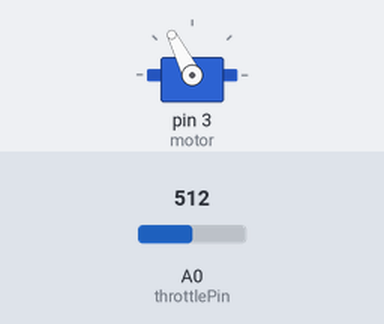
Simulated run of this program. Board: Arduino Uno, built with avr-gcc and run on an emulated ATmega328P. On the bench: servo. Inputs (shaded band) come from the test bench; at power-on: A0 (throttlePin) = 512.

Above: at 1.2 s.
1.3 s: A0 (throttlePin) set to 716
At 2.2 s:
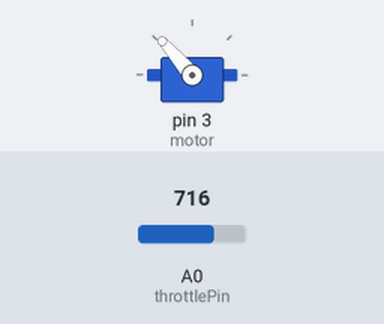
3.2 s: A0 (throttlePin) set to 900
At 3.35 s:
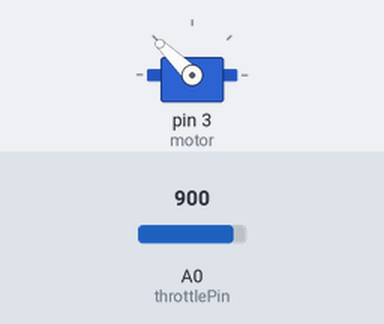
5.0 s: A0 (throttlePin) set to 511
At 6.3 s:
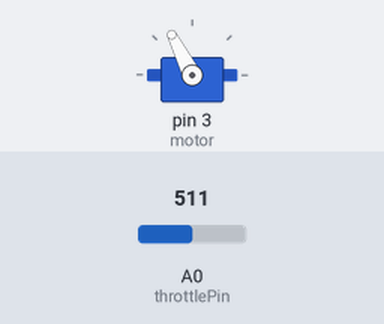
Timing chart, 0 to 8.0 s (numbered marks = the images above; inputs shaded):
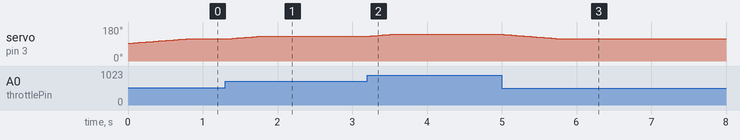

Measured:
- after the input at 1.3 s, servo on pin 3 (motor): moves from 117° to 131° over 0.43 s, starting at once
- after the input at 3.2 s, servo on pin 3 (motor): moves from 131° to 141° over 0.30 s, starting at once
- after the input at 5.0 s, servo on pin 3 (motor): moves from 141° to 117° over 0.77 s, starting at once

The program:

main.cpp
```cpp
#include <Arduino.h>
#include <Servo.h>

Servo motor;
enum mode { eco, normal, performance };

int throttlePin = A0;
int throttle = 0;
int speed = 1505;
int realSpeed = 1505;
int maxSpeed = 2000;
mode currentMode = performance;

void setup() {
  motor.attach(3);
  motor.writeMicroseconds(1505);
}

void loop() {
  switch (currentMode) {
    case eco:
      maxSpeed = 1800;
      break;
    case normal:
      maxSpeed = 1800;
      break;
    case performance:
      maxSpeed = 2000;
      break;
  }

  throttle = analogRead(throttlePin);
  speed = map(throttle, 180, 853, 1501, maxSpeed);

  if (realSpeed < speed) {
    realSpeed++;
  }

  if (realSpeed > speed) {
    realSpeed--;
  }

  delay(3);

  realSpeed = constrain(realSpeed, 1501, 2000);
  motor.writeMicroseconds(realSpeed);
}
```
